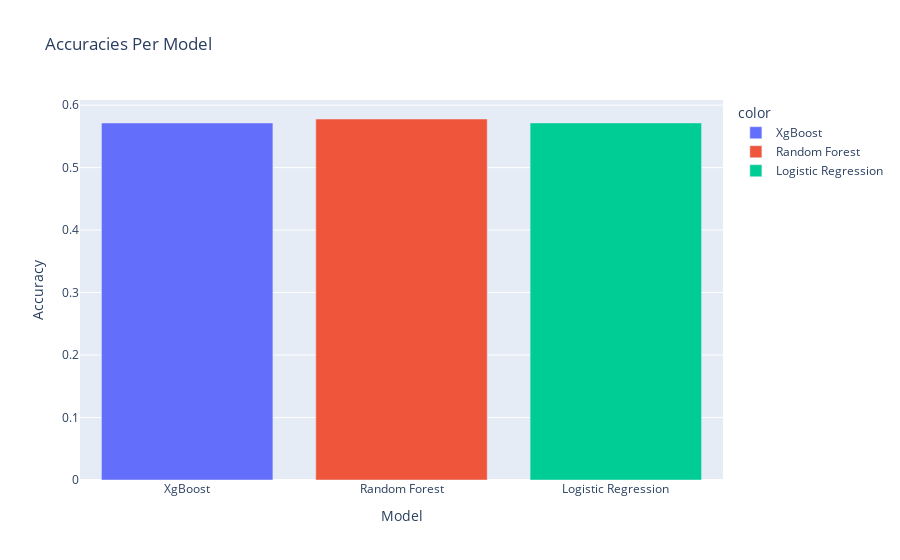

The notebook cell saved with this chart:
### Markdown cell above
<h1> Comparison of Accuracies based on validation </h1>

### Code cell
dict_accuracy_scores={'XgBoost': accuracy_xgb,
                      'Random Forest':accuracy_rf,
                      'Logistic Regression': accuracy_log}

bar_accuraies= px.bar(x= dict_accuracy_scores.keys(),
                      y= dict_accuracy_scores.values(),
                      color= dict_accuracy_scores.keys(),
                      color_continuous_scale='Viridis',
                      title= 'Accuracies Per Model')
bar_accuraies.update_layout(xaxis_title='Model',
                            yaxis_title='Accuracy')
bar_accuraies.show()

### Figure 1 — Plotly figure (JSON) as saved in the notebook; plotly's stock layout.template omitted (floating-point values rounded to 4 significant figures)
{"data": [{"alignmentgroup": "True", "hovertemplate": "color=XgBoost<br>x=%{x}<br>y=%{y}<extra></extra>", "legendgroup": "XgBoost", "marker": {"color": "#636efa", "pattern": {"shape": ""}}, "name": "XgBoost", "offsetgroup": "XgBoost", "orientation": "v", "showlegend": true, "textposition": "auto", "type": "bar", "x": ["XgBoost"], "xaxis": "x", "y": [0.5714], "yaxis": "y"}, {"alignmentgroup": "True", "hovertemplate": "color=Random Forest<br>x=%{x}<br>y=%{y}<extra></extra>", "legendgroup": "Random Forest", "marker": {"color": "#EF553B", "pattern": {"shape": ""}}, "name": "Random Forest", "offsetgroup": "Random Forest", "orientation": "v", "showlegend": true, "textposition": "auto", "type": "bar", "x": ["Random Forest"], "xaxis": "x", "y": [0.5778], "yaxis": "y"}, {"alignmentgroup": "True", "hovertemplate": "color=Logistic Regression<br>x=%{x}<br>y=%{y}<extra></extra>", "legendgroup": "Logistic Regression", "marker": {"color": "#00cc96", "pattern": {"shape": ""}}, "name": "Logistic Regression", "offsetgroup": "Logistic Regression", "orientation": "v", "showlegend": true, "textposition": "auto", "type": "bar", "x": ["Logistic Regression"], "xaxis": "x", "y": [0.5714], "yaxis": "y"}], "layout": {"barmode": "relative", "legend": {"title": {"text": "color"}, "tracegroupgap": 0}, "title": {"text": "Accuracies Per Model"}, "xaxis": {"anchor": "y", "domain": [0, 1], "title": {"text": "Model"}}, "yaxis": {"anchor": "x", "domain": [0, 1], "title": {"text": "Accuracy"}}}}
